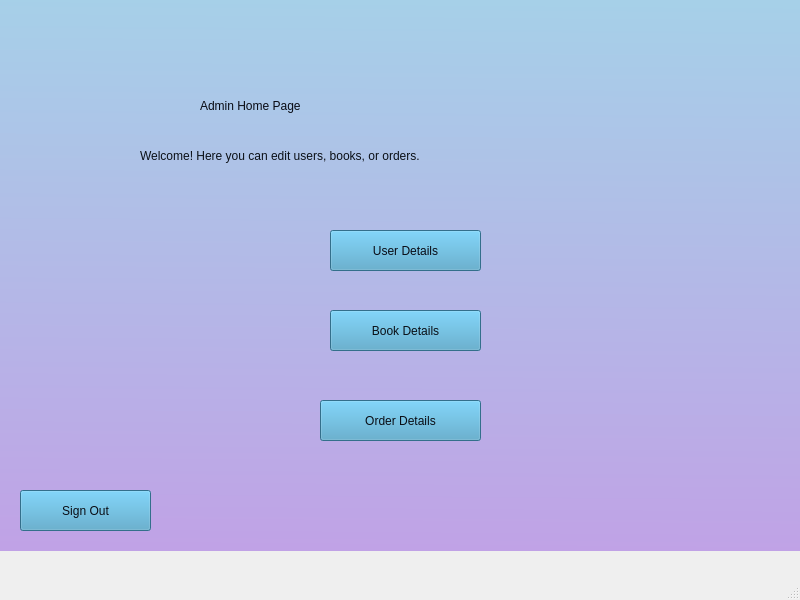
<?xml version="1.0" encoding="UTF-8"?>
<ui version="4.0">
 <class>MainWindow</class>
 <widget class="QMainWindow" name="MainWindow">
  <property name="geometry">
   <rect>
    <x>0</x>
    <y>0</y>
    <width>800</width>
    <height>600</height>
   </rect>
  </property>
  <property name="windowTitle">
   <string>MainWindow</string>
  </property>
  <widget class="QWidget" name="centralwidget">
   <widget class="QWidget" name="backgroundWid" native="true">
    <property name="geometry">
     <rect>
      <x>0</x>
      <y>0</y>
      <width>801</width>
      <height>551</height>
     </rect>
    </property>
    <property name="styleSheet">
     <string notr="true">QWidget#backgroundWid{
background-color: qlineargradient(spread:pad, x1:0.527094, y1:0, x2:0.512315, y2:1, stop:0 rgba(166, 208, 232, 255), stop:1 rgba(192, 162, 230, 255))}
</string>
    </property>
    <widget class="QLabel" name="label">
     <property name="geometry">
      <rect>
       <x>200</x>
       <y>70</y>
       <width>421</width>
       <height>71</height>
      </rect>
     </property>
     <property name="styleSheet">
      <string notr="true">font: 48pt &quot;Avenir Next&quot;;
color: rgb(9, 11, 20)
</string>
     </property>
     <property name="text">
      <string>Admin Home Page</string>
     </property>
    </widget>
    <widget class="QPushButton" name="bookButton">
     <property name="geometry">
      <rect>
       <x>330</x>
       <y>310</y>
       <width>151</width>
       <height>41</height>
      </rect>
     </property>
     <property name="styleSheet">
      <string notr="true">
font: 24pt &quot;Didot&quot;; color: rgb(10, 16, 23);
background-color: rgb(71, 156, 194);</string>
     </property>
     <property name="text">
      <string>Book Details</string>
     </property>
    </widget>
    <widget class="QPushButton" name="userButton">
     <property name="geometry">
      <rect>
       <x>330</x>
       <y>230</y>
       <width>151</width>
       <height>41</height>
      </rect>
     </property>
     <property name="styleSheet">
      <string notr="true">
font: 24pt &quot;Didot&quot;; color: rgb(10, 12, 22);
background-color: rgb(71, 156, 194);</string>
     </property>
     <property name="text">
      <string>User Details</string>
     </property>
    </widget>
    <widget class="QPushButton" name="orderButton">
     <property name="geometry">
      <rect>
       <x>320</x>
       <y>400</y>
       <width>161</width>
       <height>41</height>
      </rect>
     </property>
     <property name="styleSheet">
      <string notr="true">
font: 24pt &quot;Didot&quot;; color: rgb(10, 14, 22);
background-color: rgb(71, 156, 194);</string>
     </property>
     <property name="text">
      <string>Order Details</string>
     </property>
    </widget>
    <widget class="QLabel" name="label_2">
     <property name="geometry">
      <rect>
       <x>140</x>
       <y>140</y>
       <width>551</width>
       <height>31</height>
      </rect>
     </property>
     <property name="styleSheet">
      <string notr="true">color:rgb(11, 16, 23);
font: 24pt &quot;Georgia&quot;;</string>
     </property>
     <property name="text">
      <string>Welcome! Here you can edit users, books, or orders.</string>
     </property>
    </widget>
    <widget class="QPushButton" name="signOut_btn">
     <property name="geometry">
      <rect>
       <x>20</x>
       <y>490</y>
       <width>131</width>
       <height>41</height>
      </rect>
     </property>
     <property name="minimumSize">
      <size>
       <width>131</width>
       <height>0</height>
      </size>
     </property>
     <property name="maximumSize">
      <size>
       <width>131</width>
       <height>16777215</height>
      </size>
     </property>
     <property name="styleSheet">
      <string notr="true">
font: 16pt &quot;Didot&quot;; color: rgb(10, 14, 22);
background-color: rgb(71, 156, 194);</string>
     </property>
     <property name="text">
      <string>Sign Out</string>
     </property>
    </widget>
   </widget>
  </widget>
  <widget class="QMenuBar" name="menubar">
   <property name="geometry">
    <rect>
     <x>0</x>
     <y>0</y>
     <width>800</width>
     <height>22</height>
    </rect>
   </property>
  </widget>
  <widget class="QStatusBar" name="statusbar"/>
 </widget>
 <resources/>
 <connections/>
</ui>
